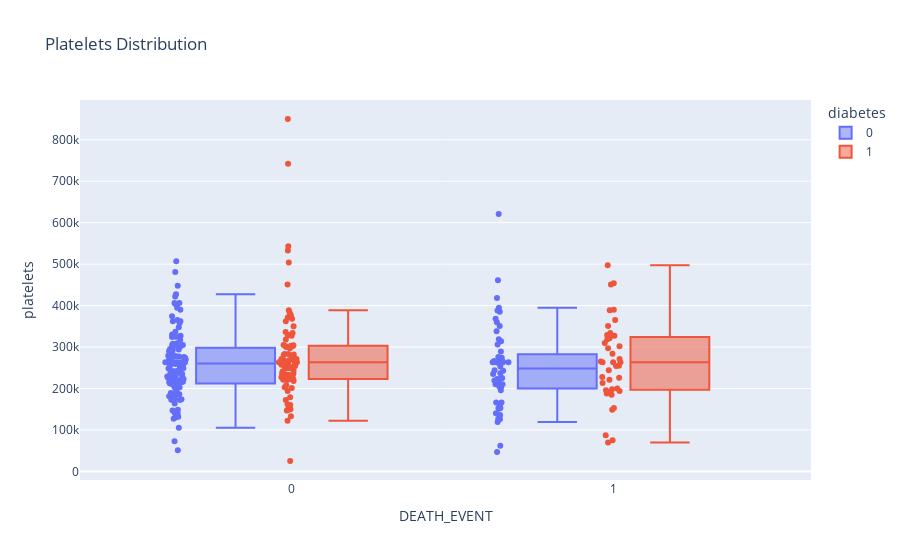

The notebook cell saved with this chart:
### Code cell
px.box(data, x='DEATH_EVENT', y='platelets', color='diabetes', points='all', title='Platelets Distribution')

### Figure 1 — Plotly figure (JSON) as saved in the notebook; plotly's stock layout.template omitted (floating-point values rounded to 4 significant figures; data arrays with more than 128 entries replaced by an {"elided": "..."} marker saying what was removed)
{"data": [{"alignmentgroup": "True", "boxpoints": "all", "hovertemplate": "diabetes=0<br>DEATH_EVENT=%{x}<br>platelets=%{y}<extra></extra>", "legendgroup": "0", "marker": {"color": "#636efa"}, "name": "0", "notched": false, "offsetgroup": "0", "orientation": "v", "showlegend": true, "type": "box", "x": {"elided": "174 int values"}, "x0": " ", "xaxis": "x", "y": {"elided": "174 float values"}, "y0": " ", "yaxis": "y"}, {"alignmentgroup": "True", "boxpoints": "all", "hovertemplate": "diabetes=1<br>DEATH_EVENT=%{x}<br>platelets=%{y}<extra></extra>", "legendgroup": "1", "marker": {"color": "#EF553B"}, "name": "1", "notched": false, "offsetgroup": "1", "orientation": "v", "showlegend": true, "type": "box", "x": [1, 1, 1, 1, 0, 1, 1, 1, 1, 1, 1, 0, 1, 1, 1, 1, 0, 1, 1, 1, 0, 1, 1, 1, 1, 1, 1, 1, 1, 1, 1, 0, 0, 0, 0, 1, 1, 0, 0, 0, 0, 0, 0, 0, 0, 0, 0, 0, 0, 0, 0, 0, 0, 1, 0, 0, 0, 0, 0, 0, 0, 0, 0, 1, 1, 1, 1, 0, 0, 0, 0, 0, 1, 1, 1, 1, 0, 0, 0, 0, 0, 0, 0, 0, 0, 0, 0, 0, 1, 0, 0, 0, 0, 0, 0, 0, 0, 0, 0, 0, 0, 0, 0, 0, 1, 0, 0, 0, 0, 0, 0, 0, 0, 0, 0, 0, 0, 0, 0, 0, 0, 0, 0, 0, 0], "x0": " ", "xaxis": "x", "y": [327000, 454000, 87000, 297000, 368000, 263400.0, 149000, 284000, 200000, 263400.0, 319000, 302000, 188000, 228000, 226000, 321000, 305000, 329000, 153000, 185000, 218000, 194000, 310000, 451000, 263400.0, 351000, 255000, 254000, 390000, 213000, 497000, 122000, 149000, 237000, 283000, 196000, 302000, 304000, 235000, 249000, 297000, 327000, 254000, 318000, 221000, 226000, 850000, 252000, 328000, 271000, 203000, 162000, 228000, 271000, 300000, 227000, 250000, 172000, 221000, 329000, 244000, 263400.0, 194000, 75000, 334000, 192000, 70000, 270000, 263400.0, 281000, 267000, 303000, 221000, 265000, 389000, 365000, 201000, 350000, 260000, 160000, 263400.0, 279000, 263400.0, 377000, 362000, 283000, 268000, 389000, 244000, 271000, 371000, 504000, 265000, 257000, 533000, 249000, 264000, 282000, 223000, 231000, 236000, 334000, 253000, 233000, 198000, 208000, 147000, 133000, 302000, 222000, 263400.0, 221000, 150000, 25100, 232000, 451000, 241000, 336000, 543000, 263400.0, 222000, 382000, 179000, 155000, 742000], "y0": " ", "yaxis": "y"}], "layout": {"boxmode": "group", "legend": {"title": {"text": "diabetes"}, "tracegroupgap": 0}, "title": {"text": "Platelets Distribution"}, "xaxis": {"anchor": "y", "domain": [0, 1], "title": {"text": "DEATH_EVENT"}}, "yaxis": {"anchor": "x", "domain": [0, 1], "title": {"text": "platelets"}}}}
